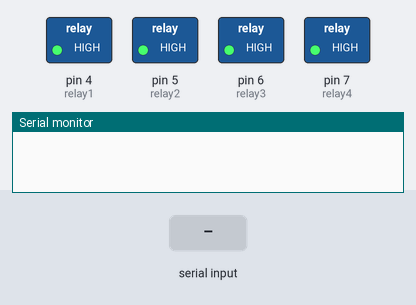
The sketch below on a simulated Arduino Uno, built with avr-gcc and run on an emulated ATmega328P. Parts: switched loads named in the sketch (green lamp = pin HIGH), the last lines printed to the serial monitor. The inputs (shaded band) are chosen by the test bench.

Above: at 1.2 s.
1.3 s: "Q" received over Serial
At 2.5 s:
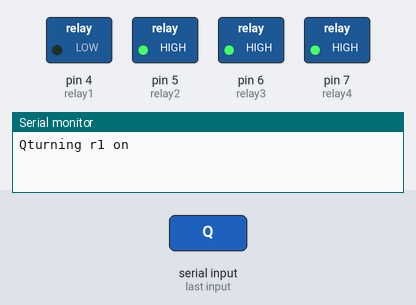
2.8 s: "W" received over Serial
At 3.7 s:
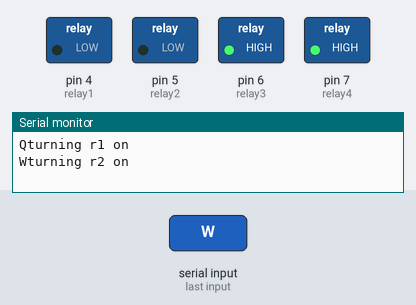
4.3 s: "R" received over Serial
At 4.9 s:
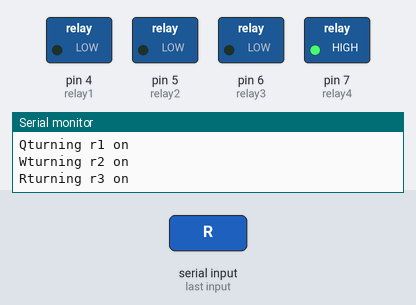
5.8 s: "T" received over Serial
At 7.0 s:
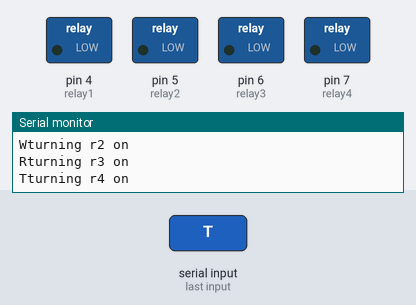
7.3 s: "Q" received over Serial
At 8.4 s:
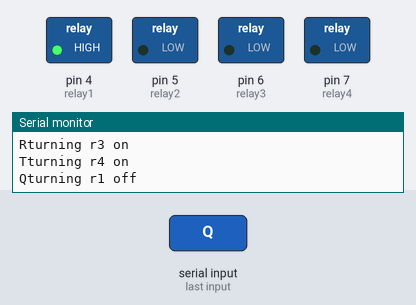
8.8 s: "W" received over Serial
At 9.5 s:
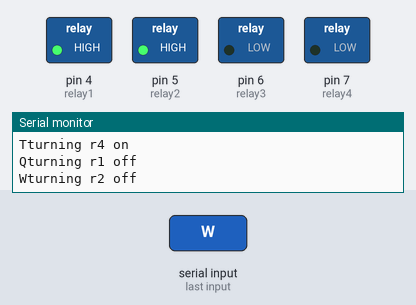
Timing chart, 0 to 11.3 s (numbered marks = the images above; inputs shaded):
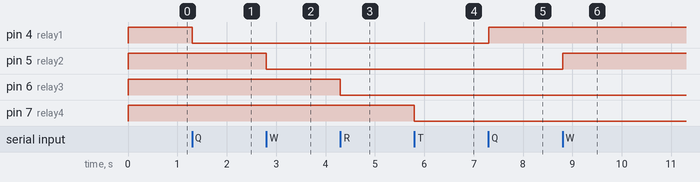

Measured:
- after the input at 1.3 s, pin 4 (relay1): HIGH → LOW at once
- after the input at 2.8 s, pin 5 (relay2): HIGH → LOW at once
- after the input at 4.3 s, pin 6 (relay3): HIGH → LOW at once
- after the input at 5.8 s, pin 7 (relay4): HIGH → LOW at once
- after the input at 7.3 s, pin 4 (relay1): LOW → HIGH at once
- after the input at 8.8 s, pin 5 (relay2): LOW → HIGH at once

The sketch:

home_automation.ino
```cpp
String inputs;
#define relay1 4 //Connect relay1 to pin 4
#define relay2 5 //Connect relay2 to pin 5
#define relay3 6 //Connect relay3 to pin 6
#define relay4 7 //Connect relay4 to pin 7
int v1=0;
int v2=0;
int v3=0;
int v4=0;

void setup()
{
Serial.begin(9600); //Set rate for communicating with phone
pinMode(relay1, OUTPUT); //Set relay1 as an output
pinMode(relay2, OUTPUT); //Set relay2 as an output
pinMode(relay3, OUTPUT); //Set relay1 as an output
pinMode(relay4, OUTPUT); //Set relay2 as an output
digitalWrite(relay1, HIGH); //Switch relay1 off
digitalWrite(relay2, HIGH); //Swtich relay2 off
digitalWrite(relay3, HIGH); //Switch relay3 off
digitalWrite(relay4, HIGH); //Swtich relay4 off
}
void loop(){
  //check whether arduino is reciving signal or not
  while(Serial.available() == 0);
  char val = Serial.read(); //reads the signal
  Serial.print(val);

  if (val == 'Q'){
    if (v1 == 0){
      digitalWrite(relay1, LOW);
      Serial.println("turning r1 on");
      v1 = 1;}
    else{
      digitalWrite(relay1, HIGH);
      Serial.println("turning r1 off");
      v1 = 0;}}

  else if (val == 'W'){
    if (v2 == 0){
      digitalWrite(relay2, LOW);
      Serial.println("turning r2 on");
      v2 = 1;}
    else{
      digitalWrite(relay2, HIGH);
      Serial.println("turning r2 off");
      v2 = 0;}}

  else if (val == 'R'){
    if (v3 == 0){
      digitalWrite(relay3, LOW);
      Serial.println("turning r3 on");
      v3 = 1;}
    else{
      digitalWrite(relay3, HIGH);
      Serial.println("turning r3 off");
      v3 = 0;}}

   else if (val == 'T'){
    if (v4 == 0){
      digitalWrite(relay4, LOW);
      Serial.println("turning r4 on");
      v4 = 1;}
    else{
      digitalWrite(relay4, HIGH);
      Serial.println("turning r4 off");
      v4 = 0;}}
}
```
